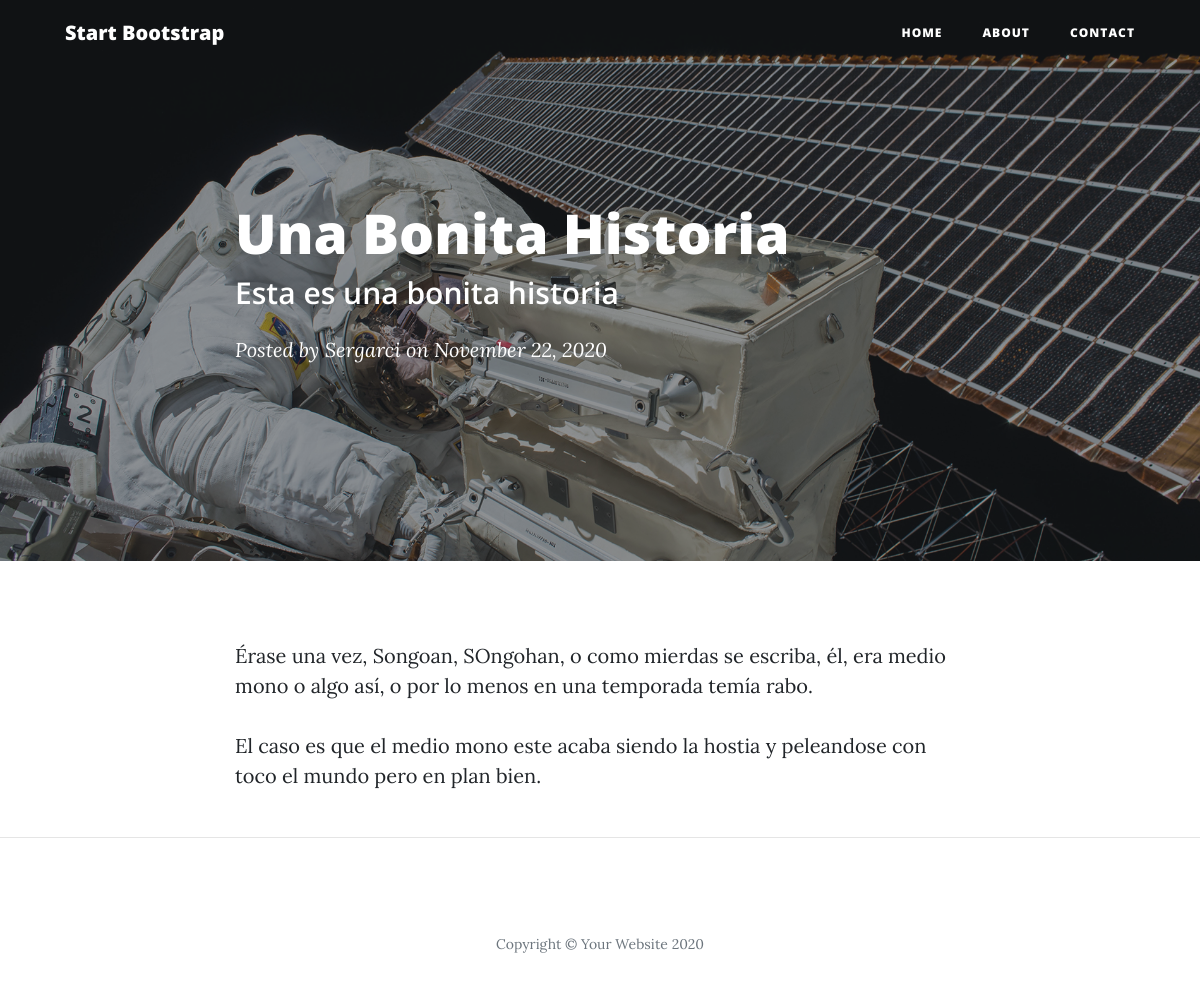
Page /post/7 on the committed database.
### app.py (models this page shows)
class Blogpost(db.Model):
    id = db.Column(db.Integer, primary_key=True)
    title = db.Column(db.String(50))
    subtitle = db.Column(db.String(50))
    author = db.Column(db.String(20))
    date_posted = db.Column(db.DateTime)
    content = db.Column(db.Text)

### app.py (the view)
@app.route('/post/<int:post_id>')
def post(post_id):
    post = Blogpost.query.filter_by(id=post_id).one()
    return render_template('post.html', post=post)

### templates/post.html (shortened to what this page needs)
<!DOCTYPE html>
<html lang="en">
<head>
  <link href="{{ url_for('static', filename = 'bootstrap.min.css') }}" rel="stylesheet">
  <link href="{{ url_for('static', filename = 'all.min.css') }}" rel="stylesheet" type="text/css">
  <link href="{{ url_for('static', filename = 'clean-blog.min.css') }}" rel="stylesheet">
</head>
<body>
  <nav class="navbar navbar-expand-lg navbar-light fixed-top" id="mainNav">
    <div class="container">
      <a class="navbar-brand" href="{{ url_for('index') }}">Start Bootstrap</a>
      <div class="collapse navbar-collapse" id="navbarResponsive">
        <ul class="navbar-nav ml-auto">
          <li class="nav-item">
            <a class="nav-link" href="{{ url_for('index') }}">Home</a>
          </li>
          <li class="nav-item">
            <a class="nav-link" href="{{ url_for('about') }}">About</a>
          </li>
          <li class="nav-item">
            <a class="nav-link" href="{{ url_for('contact') }}">Contact</a>
          </li>
        </ul>
      </div>
    </div>
  </nav>
  <header class="masthead" style="background-image: url('{{ url_for("static", filename = "post-bg.jpg") }}')">
    <div class="overlay"></div>
    <div class="container">
      <div class="row">
        <div class="col-lg-8 col-md-10 mx-auto">
          <div class="post-heading">
            <h1>{{ post.title }}</h1>
            <h2 class="subheading">{{ post.subtitle }}</h2>
            <span class="meta">Posted by
              {{ post.author }}
              on {{post.date_posted.strftime('%B %d, %Y')}}</span>
          </div>
        </div>
      </div>
    </div>
  </header>
  <article>
    <div class="container">
      <div class="row">
        <div class="col-lg-8 col-md-10 mx-auto">
          {{ post.content|safe }}
        </div>
      </div>
    </div>
  </article>
  <hr>
  <footer>
    <div class="container">
      <div class="row">
        <div class="col-lg-8 col-md-10 mx-auto">
          <p class="copyright text-muted">Copyright &copy; Your Website 2020</p>
        </div>
      </div>
    </div>
  </footer>
</body>
</html>

### rows in the picture
Blogpost: title "Una Bonita Historia", subtitle "Esta es una bonita historia", author "Sergarci", date_posted "November 22, 2020", content "Érase una vez, Songoan, SOngohan, o como mierdas se escriba, él, era medio mono o algo así, o por lo menos en una temporada temía rabo. El caso es que el medio mono este acaba siendo la hostia y peleandose con toco el mundo pero en plan bien."
